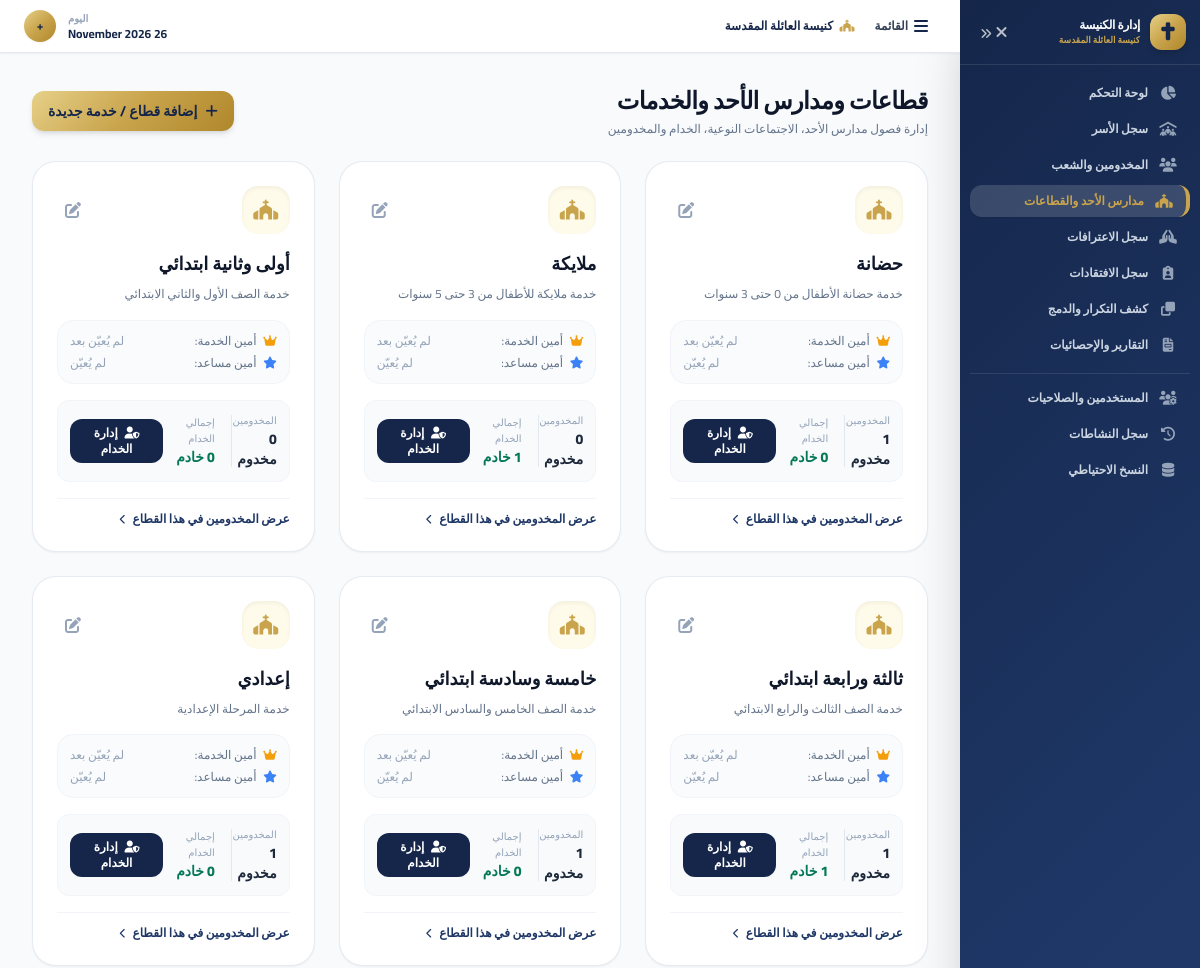
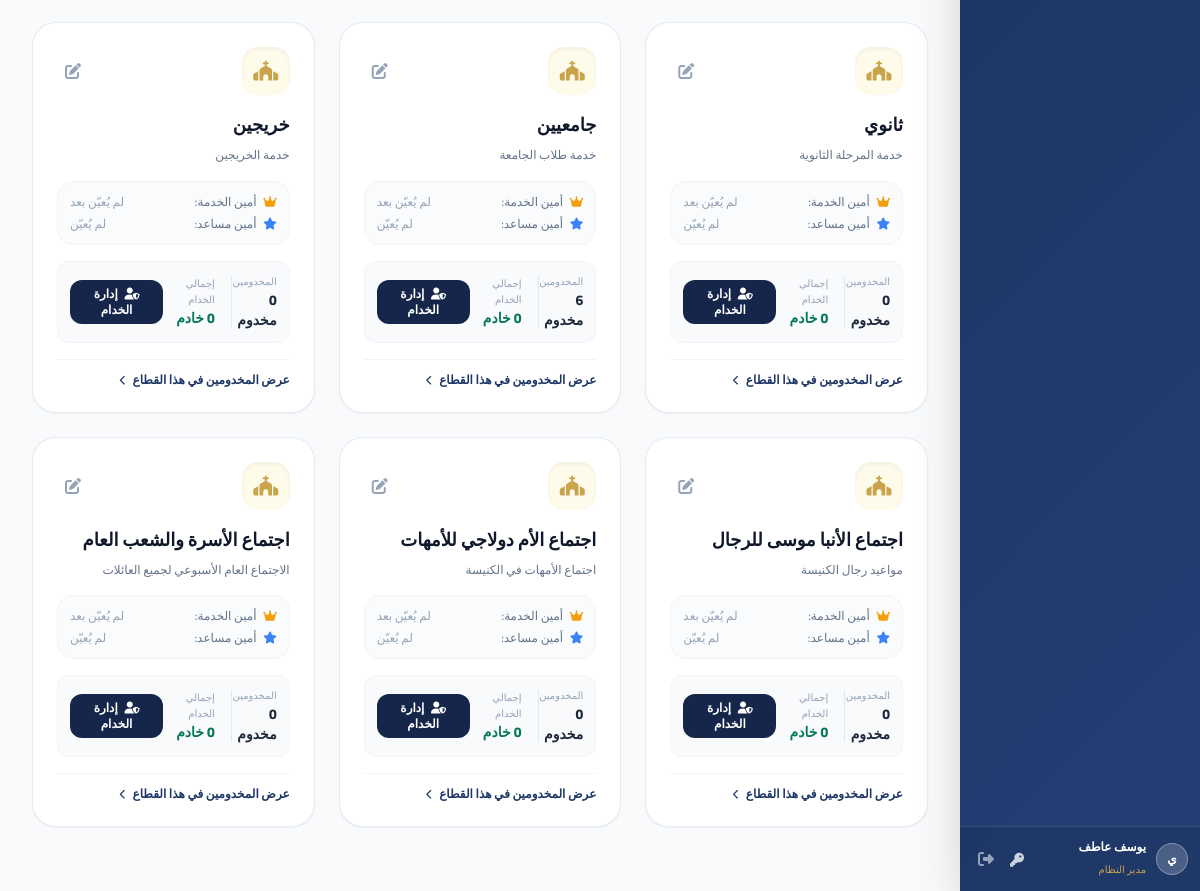
Screenshot of /services.php (signed in) with the database file from the repository (2 pictures, top to bottom).
### tables this page shows
CREATE TABLE `services` (
  `id` INT AUTO_INCREMENT PRIMARY KEY,
  `name` VARCHAR(255) NOT NULL UNIQUE,
  `description` TEXT NULL,
  `min_age` INT NULL,
  `max_age` INT NULL,
  `gender_restriction` ENUM('male', 'female') NULL,
  `education_stages` TEXT NULL,
  `is_active` TINYINT(1) DEFAULT 1,
  `notes` TEXT NULL,
  `created_at` DATETIME DEFAULT CURRENT_TIMESTAMP,
  `updated_at` DATETIME DEFAULT CURRENT_TIMESTAMP ON UPDATE CURRENT_TIMESTAMP
);

### services.php (the view, shortened to what this page needs)
<?php
require_once __DIR__ . '/config/db.php';
$sql = "
    SELECT s.*,
           (SELECT COUNT(*) FROM service_assignments WHERE service_id = s.id AND status = 'active') AS students_count,
           (SELECT COUNT(*) FROM service_members WHERE service_id = s.id AND is_active = 1) AS servants_count
    FROM services s
    WHERE s.is_active = 1
    ORDER BY s.id ASC
";
$services = $pdo->query($sql)->fetchAll();
$stmt_mem = $pdo->query("
    SELECT sm.*, p.first_name, p.middle_name, p.last_name, p.phone
    FROM service_members sm
    JOIN persons p ON sm.person_id = p.id
    WHERE sm.is_active = 1
    ORDER BY FIELD(sm.role, 'service_admin', 'assistant_admin', 'servant', 'supervisor'), sm.id ASC
");
$members_by_service = [];
while ($m = $stmt_mem->fetch()) {
    $members_by_service[$m['service_id']][] = $m;
}
require_once __DIR__ . '/includes/header.php';
require_once __DIR__ . '/includes/sidebar.php';
?>
<div class="flex flex-col sm:flex-row sm:items-center justify-between gap-4 mb-6">
    <div>
        <h1 class="text-2xl font-extrabold text-slate-900 tracking-tight">قطاعات ومدارس الأحد والخدمات</h1>
        <p class="text-xs text-slate-500 mt-1">إدارة فصول مدارس الأحد، الاجتماعات النوعية، الخدام والمخدومين</p>
    </div>
    <div class="flex items-center space-x-2 space-x-reverse">
        <button onclick="openServiceModal()" class="inline-flex items-center px-4 py-2.5 rounded-xl gold-gradient text-church-navy font-bold text-sm shadow-md hover:brightness-105 transition">
            <i class="fas fa-plus ml-2"></i>
            إضافة قطاع / خدمة جديدة
        </button>
    </div>
</div>
<div class="grid grid-cols-1 md:grid-cols-2 lg:grid-cols-3 gap-6 mb-8">
    <?php foreach ($services as $srv):
        $srv_members = $members_by_service[$srv['id']] ?? [];
        $service_admin = null;
        $assistant_admin = null;
    ?>
    <div class="bg-white rounded-3xl p-6 shadow-sm border border-slate-200/80 hover:shadow-md transition flex flex-col justify-between">
        <div>
            <div class="flex items-center justify-between mb-4">
                <div class="w-12 h-12 rounded-2xl bg-amber-50 text-church-gold flex items-center justify-center text-xl shadow-inner">
                    <i class="fas fa-church"></i>
                </div>
                <button onclick='editService(<?= json_encode($srv) ?>)' class="p-2 text-slate-400 hover:text-church-blue rounded-lg transition" title="تعديل بيانات الخدمة">
                    <i class="fas fa-edit"></i>
                </button>
            </div>
            <h3 class="text-lg font-bold text-slate-900 mb-1.5"><?= htmlspecialchars($srv['name']) ?></h3>
            <p class="text-xs text-slate-500 line-clamp-2 mb-4 leading-relaxed"><?= htmlspecialchars($srv['description'] ?: 'لا يوجد وصف مضاف') ?></p>
            <div class="mb-4 space-y-1.5 bg-slate-50/80 p-3 rounded-2xl border border-slate-100 text-xs">
                <div class="flex items-center justify-between">
                    <span class="text-slate-500"><i class="fas fa-crown text-amber-500 ml-1"></i> أمين الخدمة:</span>
                    <span class="font-bold <?= $service_admin ? 'text-slate-800' : 'text-slate-400 font-normal' ?>">
                        <?= $service_admin ? htmlspecialchars($service_admin) : 'لم يُعيّن بعد' ?>
                    </span>
                </div>
                <div class="flex items-center justify-between">
                    <span class="text-slate-500"><i class="fas fa-star text-blue-500 ml-1"></i> أمين مساعد:</span>
                    <span class="font-bold <?= $assistant_admin ? 'text-slate-800' : 'text-slate-400 font-normal' ?>">
                        <?= $assistant_admin ? htmlspecialchars($assistant_admin) : 'لم يُعيّن' ?>
                    </span>
                </div>
            </div>
            <div class="flex items-center justify-between text-xs text-slate-500 mb-4 bg-slate-50 p-3 rounded-xl border border-slate-100">
                <div>
                    <span class="block text-slate-400 text-[10px]">المخدومين</span>
                    <span class="font-extrabold text-slate-800 text-sm"><?= $srv['students_count'] ?> مخدوم</span>
                </div>
                <div class="border-r border-slate-200 pr-4">
                    <span class="block text-slate-400 text-[10px]">إجمالي الخدام</span>
                    <span class="font-extrabold text-emerald-700 text-sm"><?= count($srv_members) ?> خادم</span>
                </div>
                <div>
                    <button onclick='openServantsModal(<?= $srv['id'] ?>, <?= json_encode($srv['name']) ?>, <?= json_encode($srv_members) ?>)' class="px-3 py-1.5 bg-church-navy text-white text-xs font-bold rounded-xl hover:bg-church-blue transition">
                        <i class="fas fa-user-shield ml-1"></i> إدارة الخدام
                    </button>
                </div>
            </div>
        </div>
        <div class="pt-3 border-t border-slate-100 flex items-center justify-between">
            <a href="persons.php?stage=<?= explode(',', $srv['education_stages'] ?? '')[0] ?? '' ?>" class="text-xs font-bold text-church-blue hover:underline">
                عرض المخدومين في هذا القطاع <i class="fas fa-chevron-left text-[10px] mr-1"></i>
            </a>
        </div>
    </div>
    <?php endforeach; ?>
</div>
<?php require_once __DIR__ . '/includes/footer.php'; ?>

### includes/header.php (style rules this page uses)
html, body { font-family: 'Cairo', sans-serif; background-color: #f8fafc; overflow-x: hidden; max-width: 100%; }
.gold-gradient { background: linear-gradient(135deg, #e6d088 0%, #c9a44c 50%, #b0872b 100%); }

### rows the page displays
services: name "حضانة", description "خدمة حضانة الأطفال من 0 حتى 3 سنوات", students_count "1", id "0"
services: name "ملايكة", description "خدمة ملايكة للأطفال من 3 حتى 5 سنوات", students_count "0", id "1"
services: name "أولى وثانية ابتدائي", description "خدمة الصف الأول والثاني الابتدائي", students_count "0", id "0"
services: name "ثالثة ورابعة ابتدائي", description "خدمة الصف الثالث والرابع الابتدائي", students_count "1"
services: name "خامسة وسادسة ابتدائي", description "خدمة الصف الخامس والسادس الابتدائي", students_count "1", id "0"
services: name "إعدادي", description "خدمة المرحلة الإعدادية", students_count "1", id "0"
services: name "ثانوي", description "خدمة المرحلة الثانوية", students_count "0", id "0"
services: name "جامعيين", description "خدمة طلاب الجامعة", students_count "6", id "0"
services: name "خريجين", description "خدمة الخريجين", students_count "0", id "0"
services: name "اجتماع الأنبا موسى للرجال", description "مواعيد رجال الكنيسة", students_count "0", id "0"
services: name "اجتماع الأم دولاجي للأمهات", description "اجتماع الأمهات في الكنيسة", students_count "0", id "0"
services: name "اجتماع الأسرة والشعب العام", description "الاجتماع العام الأسبوعي لجميع العائلات", students_count "0", id "0"

### other values shown
mb_substr($user['full_name'] ?? 'م', 0, 1, 'UTF-8') "ي"
$user['full_name'] "يوسف عاطف"
get_role_name($user['role'] ?? '') "مدير النظام"
